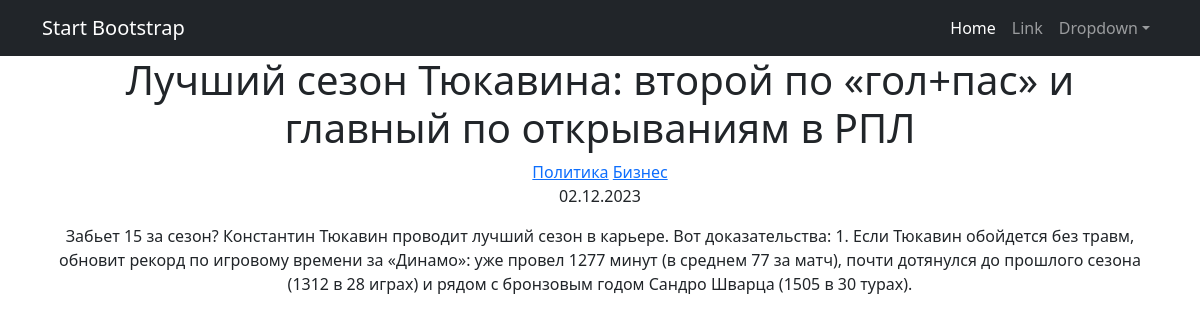
Screenshot of /news/1 with the database file from the repository.
### news/models.py (models this page shows, shortened)
class Post(models.Model):
    article = 'AR'
    news = 'NE'
    POSITIONS = [
        (article, 'Статья'),
        (news, 'Новость')
    ]
    author = models.ForeignKey(Author, on_delete=models.CASCADE)
    post_type = models.CharField(max_length=2, choices=POSITIONS, default=article)
    created_at = models.DateTimeField(auto_now_add=True)
    title = models.CharField(max_length=255)
    text = models.TextField()
    rating = models.IntegerField(default=0)
    category = models.ManyToManyField(Category, through='PostCategory')

class Category(models.Model):
    name = models.CharField(max_length=100, unique=True)
    subscribers = models.ManyToManyField(User, blank=True, related_name='categories')
    def __str__(self):
        return self.name

### news/views.py (the view)
# urls.py: path('<int:pk>', PostsDetail.as_view(), name='post_detail'),
class PostsDetail(DetailView):
    model = Post
    template_name = 'flatpages/post.html'
    context_object_name = 'post'
    def get_queryset(self):
        queryset = super(PostsDetail, self).get_queryset().select_related('author')
        return queryset
    def get_object(self, *args, **kwargs):
        obj = cache.get(f'post-{self.kwargs["pk"]}', None)
        if not obj:
            obj = super().get_object(queryset=self.queryset)
            cache.set(f'post-{self.kwargs["pk"]}', obj)
        return obj

### templates/flatpages/post.html (shortened to what this page needs)
{% extends 'flatpages/default.html' %}
{% load custom_filters %}
{% block content %}
<h1>{{ post.title }}</h1>
{% for category in post.category.all %}
    <a href="{% url 'category_list' category.id %}">{{ category}}</a>
{% endfor %}
<p>{{ post.created_at|date:"d.m.Y" }}</p>
<p>{{ post.text }}</p>
{% endblock content %}

### rows the page displays
Post: title "Лучший сезон Тюкавина: второй по «гол+пас» и главный по открываниям в РПЛ", created_at "02.12.2023", text "Забьет 15 за сезон? Константин Тюкавин проводит лучший сезон в карьере. Вот доказательства: 1. Если Тюкавин обойдется без травм, обновит рекорд по игровому времени за «Динамо»: уже провел 1277 минут (в среднем 77 за матч), почти дотянулся до прошлого сезона (1312 в 28 играх) и рядом с бронзовым годом Сандро Шварца (1505 в 30 турах)."
Category: name "Политика"
Category: name "Бизнес"
